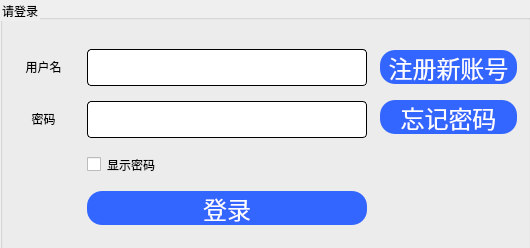
<?xml version="1.0" encoding="UTF-8"?>
<ui version="4.0">
 <class>login</class>
 <widget class="QWidget" name="login">
  <property name="geometry">
   <rect>
    <x>0</x>
    <y>0</y>
    <width>530</width>
    <height>248</height>
   </rect>
  </property>
  <property name="windowTitle">
   <string>login</string>
  </property>
  <widget class="QGroupBox" name="loginGroup">
   <property name="geometry">
    <rect>
     <x>0</x>
     <y>0</y>
     <width>531</width>
     <height>251</height>
    </rect>
   </property>
   <property name="styleSheet">
    <string notr="true">font: 16pt &quot;Comic Sans MS&quot;;
border-color: rgb(196, 178, 255);
border-color: rgb(170, 0, 255);
color: rgb(0, 0, 0);</string>
   </property>
   <property name="title">
    <string>请登录</string>
   </property>
   <widget class="QPushButton" name="findpwdBtn">
    <property name="geometry">
     <rect>
      <x>380</x>
      <y>100</y>
      <width>137</width>
      <height>34</height>
     </rect>
    </property>
    <property name="focusPolicy">
     <enum>Qt::ClickFocus</enum>
    </property>
    <property name="styleSheet">
     <string notr="true">QPushButton{
border-radius:15px;
padding : 0 4px;
background: #3366FF;
border -radius:10px;
color: rgb(255, 255, 255);
font: 24px
}
QPushButton:hover:!pressed

{
background:#4f85e2;
}
QToolButton
{

border-radius:10px;
bacground:red;
color:red;
}
QPushButton:pressed
{
              font-size: 19px;
              transition: 0.9s; 
}</string>
    </property>
    <property name="text">
     <string>忘记密码</string>
    </property>
   </widget>
   <widget class="QPushButton" name="signupBtn">
    <property name="geometry">
     <rect>
      <x>380</x>
      <y>50</y>
      <width>137</width>
      <height>34</height>
     </rect>
    </property>
    <property name="styleSheet">
     <string notr="true">QPushButton{
border-radius:15px;
padding : 0 4px;
background: #3366FF;
border -radius:10px;
color: rgb(255, 255, 255);
font: 24px
}
QPushButton:hover:!pressed

{
background:#4f85e2;
}
QToolButton
{

border-radius:10px;
bacground:red;
color:red;
}

QPushButton:pressed
{
              font-size: 19px;
              transition: 0.9s; 
}</string>
    </property>
    <property name="text">
     <string>注册新账号</string>
    </property>
   </widget>
   <widget class="QLabel" name="label_6">
    <property name="geometry">
     <rect>
      <x>6</x>
      <y>101</y>
      <width>75</width>
      <height>37</height>
     </rect>
    </property>
    <property name="maximumSize">
     <size>
      <width>75</width>
      <height>16777215</height>
     </size>
    </property>
    <property name="styleSheet">
     <string notr="true">font: 10pt &quot;Comic Sans MS&quot;;</string>
    </property>
    <property name="text">
     <string>&lt;html&gt;&lt;head/&gt;&lt;body&gt;&lt;p align=&quot;center&quot;&gt;密码&lt;/p&gt;&lt;/body&gt;&lt;/html&gt;</string>
    </property>
   </widget>
   <widget class="QLabel" name="label_7">
    <property name="geometry">
     <rect>
      <x>6</x>
      <y>49</y>
      <width>75</width>
      <height>37</height>
     </rect>
    </property>
    <property name="maximumSize">
     <size>
      <width>75</width>
      <height>16777215</height>
     </size>
    </property>
    <property name="styleSheet">
     <string notr="true">font: 10pt &quot;Comic Sans MS&quot;;</string>
    </property>
    <property name="text">
     <string>&lt;html&gt;&lt;head/&gt;&lt;body&gt;&lt;p align=&quot;center&quot;&gt;用户名&lt;/p&gt;&lt;/body&gt;&lt;/html&gt;</string>
    </property>
   </widget>
   <widget class="QPushButton" name="loginBtn">
    <property name="geometry">
     <rect>
      <x>87</x>
      <y>191</y>
      <width>280</width>
      <height>34</height>
     </rect>
    </property>
    <property name="mouseTracking">
     <bool>true</bool>
    </property>
    <property name="styleSheet">
     <string notr="true">QPushButton{
border-radius:15px;
padding : 0 4px;
background: #3366FF;
border -radius:10px;
color: rgb(255, 255, 255);
font: 24px
}
QPushButton:hover:!pressed

{
background:#4f85e2;
}
QToolButton
{

border-radius:10px;
bacground:red;
color:red;
}

QPushButton:pressed
{
              font-size: 19px;
              transition: 0.9s; 
}</string>
    </property>
    <property name="text">
     <string>登录</string>
    </property>
    <property name="autoDefault">
     <bool>true</bool>
    </property>
    <property name="default">
     <bool>false</bool>
    </property>
   </widget>
   <widget class="QCheckBox" name="showpwdBox">
    <property name="geometry">
     <rect>
      <x>87</x>
      <y>153</y>
      <width>137</width>
      <height>23</height>
     </rect>
    </property>
    <property name="styleSheet">
     <string notr="true">font: 12pt &quot;Agency FB&quot;;</string>
    </property>
    <property name="text">
     <string>显示密码</string>
    </property>
   </widget>
   <widget class="QLineEdit" name="usernameEdit">
    <property name="geometry">
     <rect>
      <x>87</x>
      <y>49</y>
      <width>280</width>
      <height>37</height>
     </rect>
    </property>
    <property name="styleSheet">
     <string notr="true">QLineEdit{
	background-color: rgb(255, 255, 255);
	 border: 1px  solid;
     border-radius: 4px;
	font: 24px
}</string>
    </property>
   </widget>
   <widget class="QLineEdit" name="pwdEdit">
    <property name="geometry">
     <rect>
      <x>87</x>
      <y>101</y>
      <width>280</width>
      <height>37</height>
     </rect>
    </property>
    <property name="styleSheet">
     <string notr="true">QLineEdit{
	background-color: rgb(255, 255, 255);
	 border: 1px  solid;
     border-radius: 4px;
	font:24px
}</string>
    </property>
    <property name="echoMode">
     <enum>QLineEdit::Password</enum>
    </property>
   </widget>
  </widget>
 </widget>
 <resources/>
 <connections/>
</ui>
